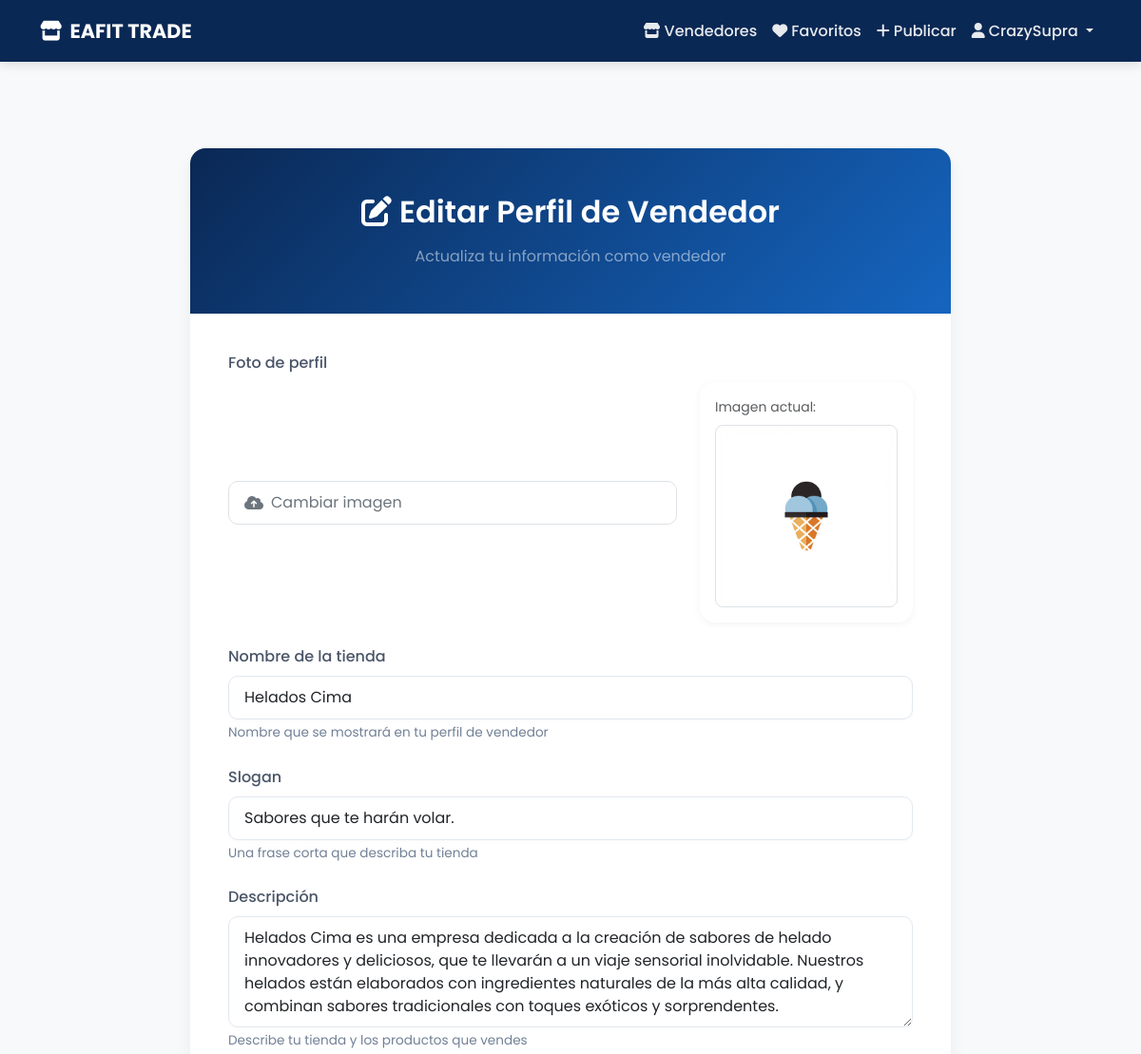
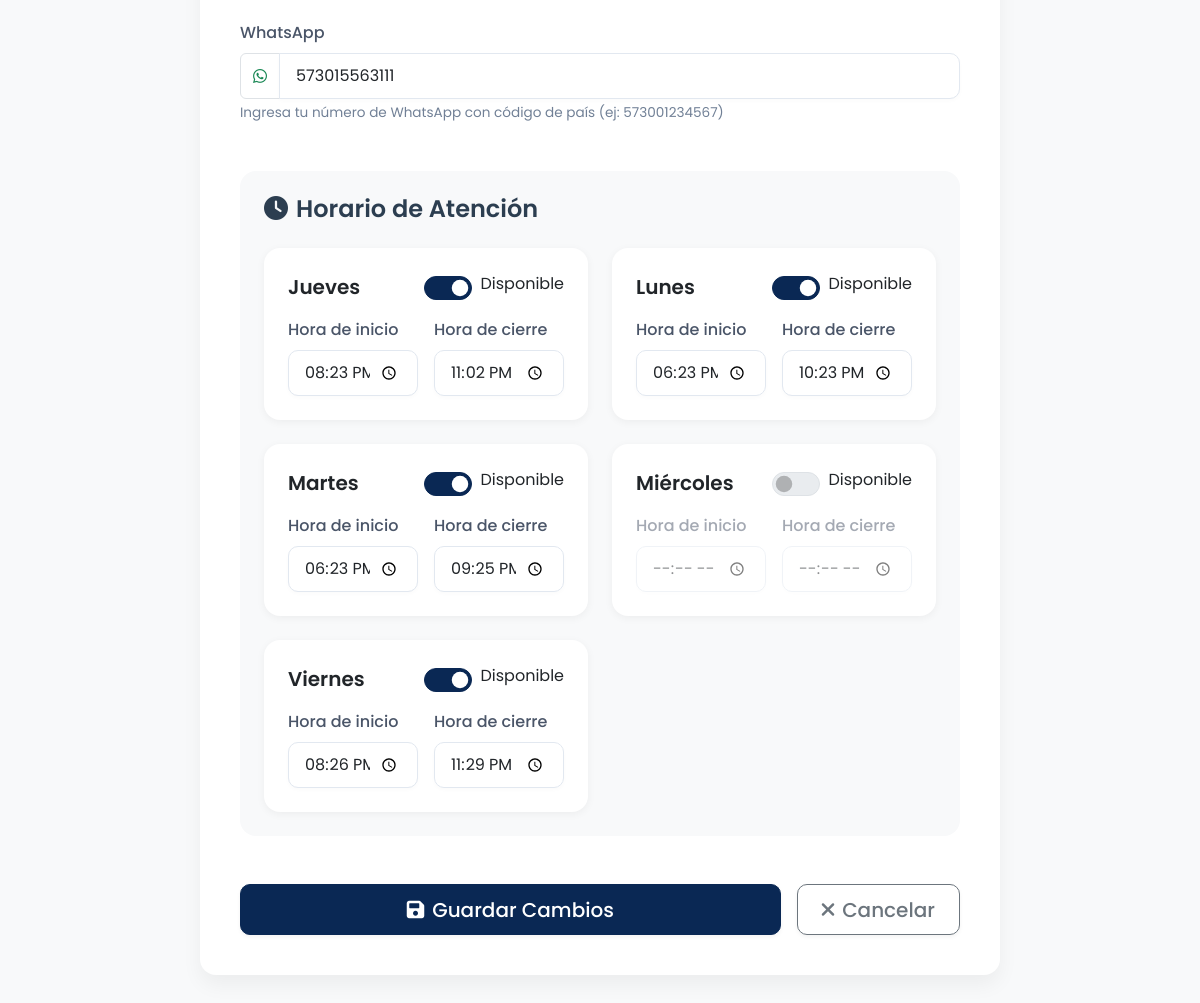
The app's page /profile/edit/ (signed in) with its own data (2 pictures, top to bottom).
### seller_profiles/models.py (models this page shows, shortened)
class SellerProfile(models.Model):
    user = models.OneToOneField(
        User,
        on_delete=models.CASCADE,
        related_name='seller_profile'
    )
    profile_image = models.ImageField(
        upload_to='profiles/',
        verbose_name='Foto de perfil',
        null=True,
        blank=True
    )
    store_name = models.CharField(
        max_length=100,
        verbose_name='Nombre de la tienda',
        help_text='Nombre que se mostrará en tu perfil de vendedor'
    )
    slogan = models.CharField(
        max_length=200,
        verbose_name='Slogan',
        help_text='Una frase corta que describa tu tienda',
        blank=True,
        null=True
    )
    description = models.TextField(
        verbose_name='Descripción',
        help_text='Describe tu tienda y los productos que vendes'
    )
    whatsapp = models.CharField(
        max_length=15,
        verbose_name='WhatsApp',
        help_text='Ingresa tu número de WhatsApp con código de país (ej: 573001234567)',
        blank=True,
        null=True
    )
    class Meta:
        verbose_name = 'Perfil de vendedor'
        verbose_name_plural = 'Perfiles de vendedores'

class Schedule(models.Model):
    DAYS_OF_WEEK = [
        ('Lunes', 'Lunes'),
        ('Martes', 'Martes'),
        ('Miércoles', 'Miércoles'),
        ('Jueves', 'Jueves'),
        ('Viernes', 'Viernes'),
    ]
    profile = models.ForeignKey(
        SellerProfile,
        on_delete=models.CASCADE,
        related_name='schedules'
    )
    day = models.CharField(
        max_length=20,
        choices=DAYS_OF_WEEK,
        verbose_name='Día'
    )
    is_available = models.BooleanField(
        default=True,
        verbose_name='Disponible'
    )
    start_time = models.TimeField(
        verbose_name='Hora de inicio',
        null=True,
        blank=True
    )
    end_time = models.TimeField(
        verbose_name='Hora de cierre',
        null=True,
        blank=True
    )
    class Meta:
        ordering = ['day']
        unique_together = ['profile', 'day']

### seller_profiles/views.py (the view)
# urls.py: path('profile/edit/', profile_views.edit_profile, name='edit_profile'),
@login_required
def edit_profile(request):
    profile = get_object_or_404(SellerProfile, user=request.user)
    if request.method == 'POST':
        form = SellerProfileForm(request.POST, request.FILES, instance=profile)
        schedule_formset = ScheduleInlineFormSet(request.POST, instance=profile)
        if form.is_valid() and schedule_formset.is_valid():
            try:
                with transaction.atomic():
                    profile = form.save()
                    schedules = schedule_formset.save(commit=False)
                    for schedule in schedules:
                        if not schedule.is_available:
                            schedule.start_time = None
                            schedule.end_time = None
                        schedule.save()
                    messages.success(request, '¡Perfil actualizado exitosamente!')
                    return redirect('view_profile')
            except Exception as e:
                messages.error(request, f'Error al actualizar el perfil: {str(e)}')
    else:
        form = SellerProfileForm(instance=profile)
        schedule_formset = ScheduleInlineFormSet(instance=profile)
    return render(request, 'seller_profiles/edit_profile.html', {
        'form': form,
        'schedule_formset': schedule_formset,
        'profile': profile
    })

### seller_profiles/templates/seller_profiles/edit_profile.html (shortened to what this page needs)
{% extends 'seller_profiles/profile_base.html' %}
{% block content %}
<section class="profile-section py-5">
    <div class="container">
        <div class="form-section">
            <div class="profile-card">
                <div class="profile-header">
                    <h2 class="mb-0">
                        <i class="fas fa-edit me-2"></i>Editar Perfil de Vendedor
                    </h2>
                    <p class="mt-3 mb-0 text-white-50">Actualiza tu información como vendedor</p>
                </div>
                <div class="profile-body">
                    <form method="post" enctype="multipart/form-data" novalidate>
                        <div class="mb-4">
                            <label class="form-label">{{ form.profile_image.label }}</label>
                            <div class="row align-items-center">
                                <div class="col-md-8">
                                    <div class="input-file-container">
                                        <div class="input-file-placeholder">
                                            <i class="fas fa-cloud-upload-alt me-2"></i>
                                            {% if profile.profile_image %}
                                                Cambiar imagen
                                            {% else %}
                                                Seleccionar imagen
                                            {% endif %}
                                        </div>
                                    </div>
                                </div>
                                {% if profile.profile_image %}
                                    <div class="col-md-4">
                                        <div class="current-image">
                                            <p class="small text-muted mb-2">Imagen actual:</p>
                                            <img src="{{ profile.profile_image.url }}" alt="Perfil" class="img-thumbnail rounded-3" style="max-width: 100%; height: auto;">
                                        </div>
                                    </div>
                                {% endif %}
                            </div>
                        </div>
                        <div class="mb-4">
                            <label class="form-label">{{ form.store_name.label }}</label>
                            {{ form.store_name }}
                            {% if form.store_name.help_text %}
                                <div class="form-text">{{ form.store_name.help_text }}</div>
                            {% endif %}
                        </div>
                        <div class="mb-4">
                            <label class="form-label">{{ form.slogan.label }}</label>
                            {{ form.slogan }}
                            {% if form.slogan.help_text %}
                                <div class="form-text">{{ form.slogan.help_text }}</div>
                            {% endif %}
                        </div>
                        <div class="mb-4">
                            <label class="form-label">{{ form.description.label }}</label>
                            {{ form.description }}
                            {% if form.description.help_text %}
                                <div class="form-text">{{ form.description.help_text }}</div>
                            {% endif %}
                        </div>
                        <div class="mb-4">
                            <label class="form-label">{{ form.whatsapp.label }}</label>
                            <div class="input-group">
                                <span class="input-group-text bg-white">
                                    <i class="fab fa-whatsapp text-success"></i>
                                </span>
                                {{ form.whatsapp }}
                            </div>
                            {% if form.whatsapp.help_text %}
                                <div class="form-text">{{ form.whatsapp.help_text }}</div>
                            {% endif %}
                        </div>
                        <div class="schedule-formset bg-light p-4 rounded-4 mt-5">
                            <h3 class="fw-semibold mb-4 fs-4">
                                <i class="fas fa-clock me-2"></i>Horario de Atención
                            </h3>
                            <div class="row g-4">
                                {% for schedule_form in schedule_formset %}
                                    <div class="col-md-6">
                                        <div class="card schedule-card h-100">
                                            <div class="card-body">
                                                <div class="d-flex justify-content-between align-items-center mb-3">
                                                    <h5 class="fw-semibold mb-0">{{ schedule_form.day.value }}</h5>
                                                    <div class="form-check form-switch">
                                                        {{ schedule_form.is_available }}
                                                        <label class="form-check-label ms-2" for="{{ schedule_form.is_available.id_for_label }}">
                                                            Disponible
                                                        </label>
                                                    </div>
                                                </div>
                                                <div class="schedule-times" data-available="{{ schedule_form.is_available.value|yesno:'true,false' }}">
                                                    <div class="row g-3">
                                                        <div class="col-md-6">
                                                            <label class="form-label">Hora de inicio</label>
                                                            {{ schedule_form.start_time }}
                                                        </div>
                                                        <div class="col-md-6">
                                                            <label class="form-label">Hora de cierre</label>
                                                            {{ schedule_form.end_time }}
                                                        </div>
                                                    </div>
                                                </div>
                                            </div>
                                        </div>
                                    </div>
                                {% endfor %}
                            </div>
                        </div>
                        <div class="d-flex gap-3 mt-5">
                            <button type="submit" class="btn btn-primary btn-lg flex-grow-1">
                                <i class="fas fa-save me-2"></i>Guardar Cambios
                            </button>
                            <a href="{% url 'view_profile' %}" class="btn btn-outline-secondary btn-lg">
                                <i class="fas fa-times me-2"></i>Cancelar
                            </a>
                        </div>
                    </form>
                </div>
            </div>
        </div>
    </div>
</section>
{% endblock %}

### products/templates/products/base.html (shortened to what this page needs)
<!DOCTYPE html>
<html>
<head>
    <link href="https://cdn.jsdelivr.net/npm/bootstrap@5.3.2/dist/css/bootstrap.min.css" rel="stylesheet">
    <link href="https://cdnjs.cloudflare.com/ajax/libs/font-awesome/6.0.0/css/all.min.css" rel="stylesheet">
</head>
<body>
    <nav class="navbar navbar-expand-lg navbar-dark">
        <div class="container">
            <a class="navbar-brand" href="{% url 'home' %}">
                <i class="fas fa-store me-2"></i>EAFIT TRADE
            </a>
            <div class="collapse navbar-collapse" id="navbarNav">
                <ul class="navbar-nav ms-auto">
                    <li class="nav-item">
                        <a class="nav-link" href="{% url 'seller_list' %}">
                            <i class="fas fa-store me-1"></i>Vendedores
                        </a>
                    </li>
                    {% if user.is_authenticated %}
                        <li class="nav-item">
                            <a class="nav-link" href="{% url 'favorites_list' %}">
                                <i class="fas fa-heart me-1"></i>Favoritos
                            </a>
                        </li>
                        <li class="nav-item">
                            <a class="nav-link" href="{% url 'add_product' %}">
                                <i class="fas fa-plus me-1"></i>Publicar
                            </a>
                        </li>
                        <li class="nav-item dropdown">
                            <a class="nav-link dropdown-toggle" href="#" role="button" data-bs-toggle="dropdown">
                                <i class="fas fa-user me-1"></i>{{ user.username }}
                            </a>
                        </li>
                    {% endif %}
                </ul>
            </div>
        </div>
    </nav>
    <div class="content">
        <div class="container">
            {% block content %}{% endblock %}
        </div>
    </div>
</body>
</html>

### records on screen
SellerProfile: profile_image (picture), store_name "Helados Cima", slogan "Sabores que te harán volar.", description "Helados Cima es una empresa dedicada a la creación de sabores de helado innovadores y deliciosos, que te llevarán a un viaje sensorial inolvidable. Nuestros helados están elaborados con ingredientes naturales de la más alta calidad, y combinan sabores tradicionales con toques exóticos y sorprendentes.", whatsapp "573015563111"
Schedule: day.value "Jueves"
Schedule: day.value "Lunes"
Schedule: day.value "Martes"
Schedule: day.value "Miércoles"
Schedule: day.value "Viernes"

### other values on screen
{{ user.username }} "CrazySupra"
